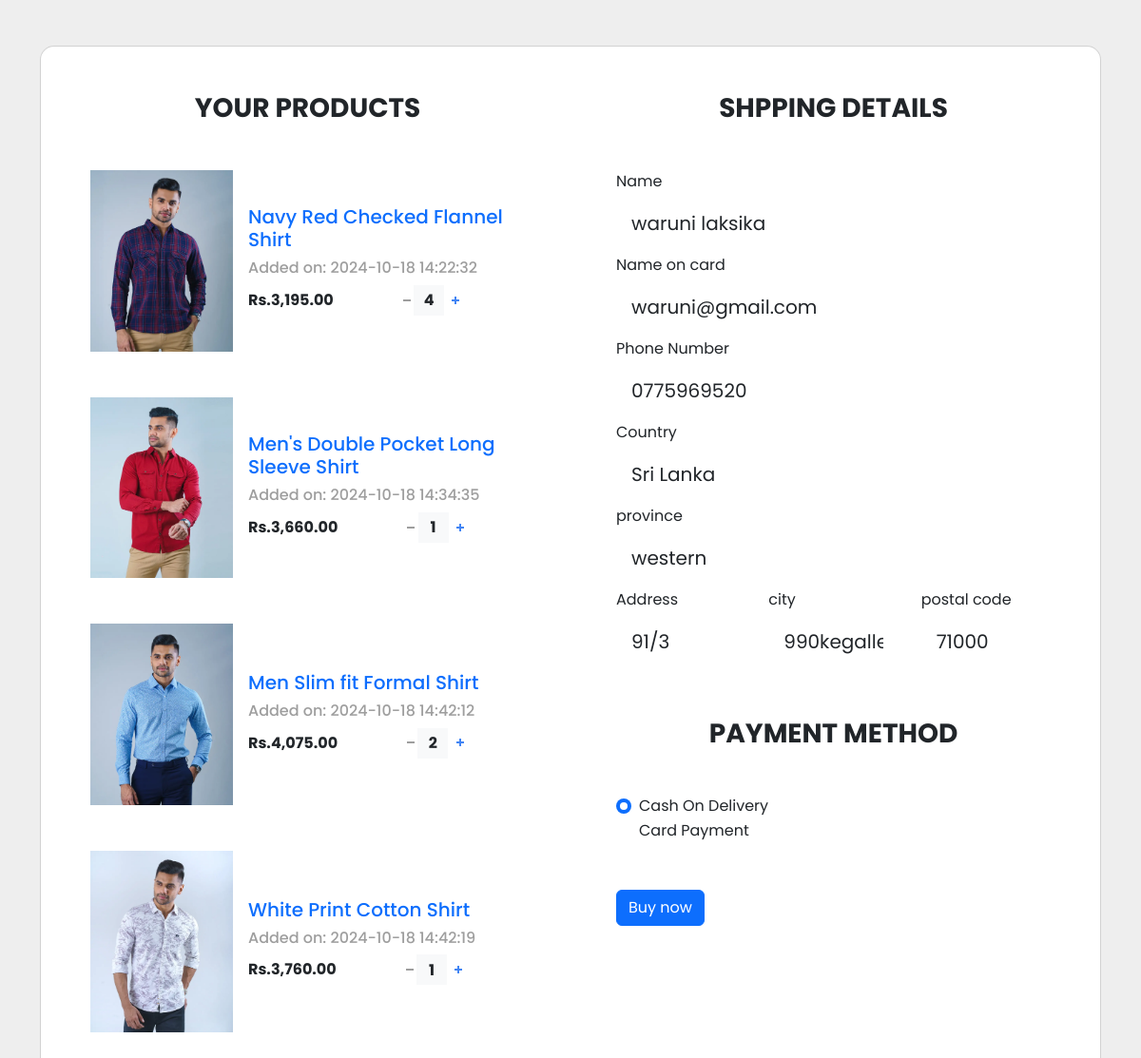
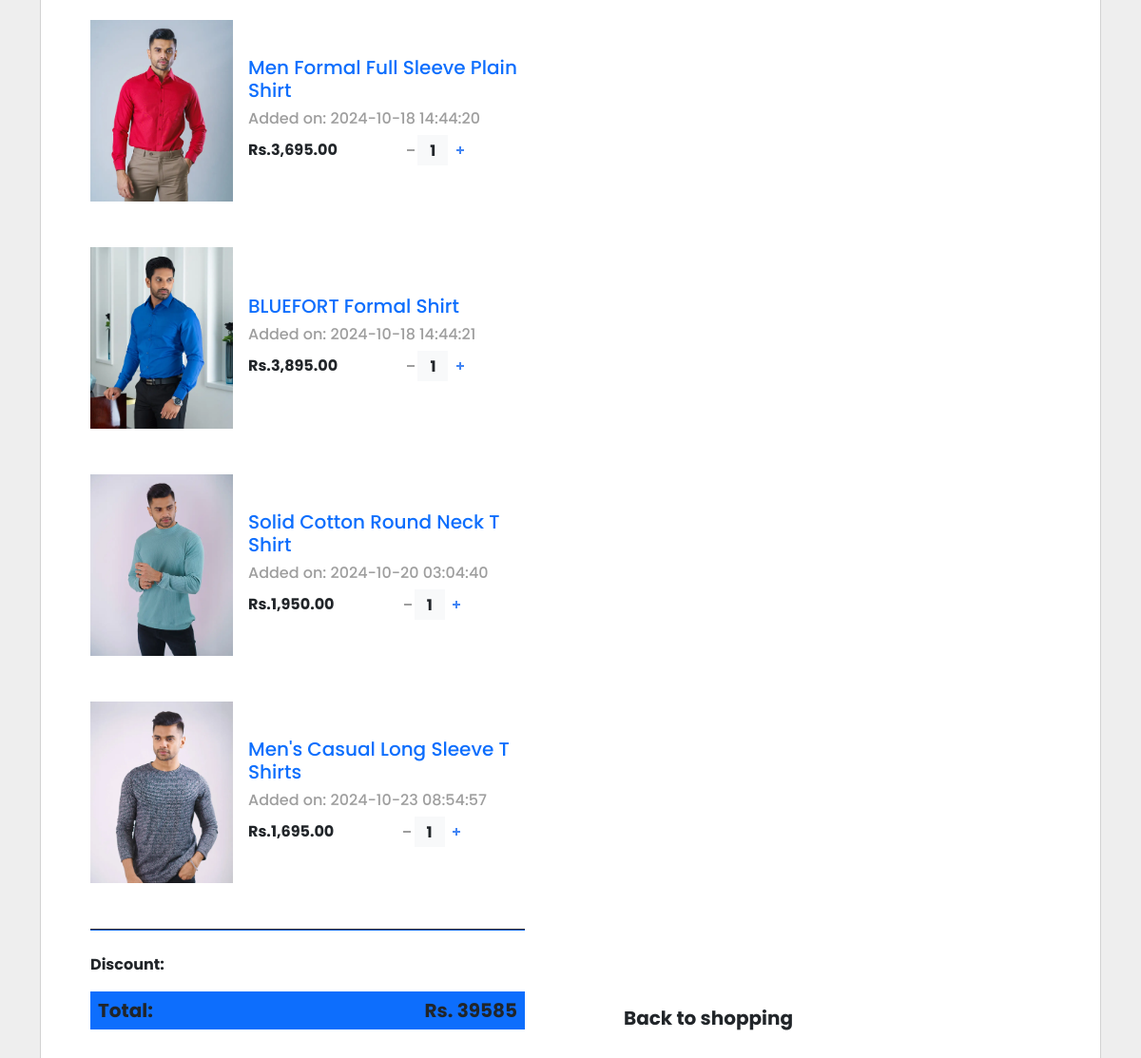
Screenshot of /pages/cart.php (signed in) with the database file from the repository (2 pictures, top to bottom).
### tables this page shows
CREATE TABLE `cart` (
  `cart_id` int NOT NULL AUTO_INCREMENT,
  `user_id` int NOT NULL,
  `product_id` int NOT NULL,
  `quantity` int DEFAULT '1',
  `added_at` timestamp NULL DEFAULT CURRENT_TIMESTAMP,
  PRIMARY KEY (`cart_id`),
  KEY `user_id` (`user_id`),
  KEY `product_id` (`product_id`),
  CONSTRAINT `cart_ibfk_1` FOREIGN KEY (`user_id`) REFERENCES `users` (`user_id`) ON DELETE CASCADE,
  CONSTRAINT `cart_ibfk_2` FOREIGN KEY (`product_id`) REFERENCES `products` (`product_id`) ON DELETE CASCADE
);

CREATE TABLE `products` (
  `product_id` int NOT NULL AUTO_INCREMENT,
  `category_id` int DEFAULT NULL,
  `product_name` varchar(100) DEFAULT NULL,
  `description` text,
  `price` decimal(10,2) DEFAULT NULL,
  `stock_quantity` int DEFAULT NULL,
  `image_url` varchar(255) DEFAULT NULL,
  `created_at` timestamp NULL DEFAULT CURRENT_TIMESTAMP,
  `sku` varchar(100) NOT NULL,
  `subCategory` varchar(45) NOT NULL,
  PRIMARY KEY (`product_id`),
  UNIQUE KEY `sku_UNIQUE` (`sku`)
);

CREATE TABLE `users` (
  `user_id` int NOT NULL AUTO_INCREMENT,
  `first_name` varchar(100) DEFAULT NULL,
  `last_name` varchar(100) DEFAULT NULL,
  `email` varchar(100) DEFAULT NULL,
  `password` varchar(255) DEFAULT NULL,
  `phone_number` varchar(15) DEFAULT NULL,
  `address` text,
  `city` varchar(100) DEFAULT NULL,
  `postal_code` varchar(20) DEFAULT NULL,
  `country` varchar(50) DEFAULT 'Sri Lanka',
  `created_at` timestamp NULL DEFAULT CURRENT_TIMESTAMP,
  `account_status` tinyint(1) NOT NULL DEFAULT '1',
  `province` varchar(45) DEFAULT NULL,
  `roll` varchar(45) DEFAULT 'user',
  `image` varchar(255) DEFAULT NULL,
  PRIMARY KEY (`user_id`),
  UNIQUE KEY `email` (`email`)
);

### pages/cart.php (the view, shortened to what this page needs)
<?php
include_once "../inc/db.php";
$userID = $_SESSION["user_id"];
$total = 0;
?>
<!doctype html>
<html lang="en">
<head>
    <link href="https://cdn.jsdelivr.net/npm/bootstrap@5.3.3/dist/css/bootstrap.min.css" rel="stylesheet">
    <link rel="stylesheet" href="../assets/css/cart.min.css">
    <link rel="stylesheet" href="../assets/css/reset.min.css">
</head>
<body>
    <section class="h-100 h-custom" style="background-color: #eee;">
        <div class="container h-100 py-5">
            <div class="row d-flex justify-content-center align-items-center h-100">
                <div class="col">
                    <div class="card shopping-cart" style="border-radius: 15px;">
                        <div class="card-body">
                            <div class="row">
                                <div class="col-lg-6 px-5 py-4">
                                    <h3 class="mb-5 pt-2 text-center fw-bold text-uppercase">Your products</h3>
                                    <?php
                                    try {
                                        $sql = "
                                                    SELECT c.product_id, c.quantity, c.added_at, p.product_name, p.price, p.image_url
                                                    FROM cart c
                                                    JOIN products p ON c.product_id = p.product_id
                                                    WHERE c.user_id = :user_id
                                                ";
                                        $stmt = $conn->prepare($sql);
                                        $stmt->bindParam(':user_id', $userID, PDO::PARAM_INT);
                                        $stmt->execute();
                                        $cartItems = $stmt->fetchAll(PDO::FETCH_ASSOC);
                                        if (count($cartItems) > 0) {
                                            foreach ($cartItems as $item) {
                                                $itemTotal = $item['price'] * $item['quantity'];
                                                $total += $itemTotal;
                                                echo '
                                                    <div class="d-flex align-items-center mb-5">
                                                        <div class="flex-shrink-0">
                                                            <img src="../assets/img/' . htmlspecialchars($item['image_url']) . '" class="img-fluid" style="width: 150px;" alt="Product image">
                                                        </div>
                                                        <div class="flex-grow-1 ms-3">
                                                            <a href="#!" class="float-end"><i class="fas fa-times"></i></a>
                                                            <h5 class="text-primary">' . htmlspecialchars($item['product_name']) . '</h5>
                                                            <h6 style="color: #9e9e9e;">Added on: ' . htmlspecialchars($item['added_at']) . '</h6>
                                                            <div class="d-flex align-items-center">
                                                                <p class="fw-bold mb-0 me-5 pe-3">Rs.' .  number_format($item['price'], 2) . '</p>
                                                                <div class="def-number-input number-input safari_only">
                                                                    <button data-mdb-button-init onclick="this.parentNode.querySelector(\'input[type=number]\').stepDown()" class="minus"></button>
                                                                    <input class="quantity fw-bold bg-body-tertiary text-body" min="0" name="quantity" value="' . htmlspecialchars($item['quantity']) . '" type="number">
                                                                    <button data-mdb-button-init onclick="this.parentNode.querySelector(\'input[type=number]\').stepUp()" class="plus"></button>
                                                                </div>
                                                            </div>
                                                        </div>
                                                    </div>';
                                            }
                                        } else {
                                            echo '<p>Your cart is empty.</p>';
                                        }
                                    } catch (PDOException $e) {
                                        echo "Error: " . $e->getMessage();
                                    }
                                    ?>
                                    <hr class="mb-4" style="height: 2px; background-color: #1266f1; opacity: 1;">
                                    <div class="d-flex justify-content-between px-x">
                                        <p class="fw-bold">Discount:</p>
                                    </div>
                                    <div class="d-flex justify-content-between p-2 mb-2 bg-primary">
                                        <h5 class="fw-bold mb-0">Total:</h5>
                                        <h5 class="fw-bold mb-0">Rs.
                                            <?php
                                            echo $total;
                                            ?>
                                        </h5>
                                    </div>
                                </div>
                                <?php
                                try {
                                    $sql = "SELECT * FROM users WHERE user_id = :user_id";
                                    $stmt = $conn->prepare($sql);
                                    $stmt->bindParam(':user_id', $userID, PDO::PARAM_INT);
                                    $stmt->execute();
                                    $userDetails = $stmt->fetch(PDO::FETCH_ASSOC);
                                    if ($userDetails) { ?>
                                        <div class="col-lg-6 px-5 py-4">
                                            <h3 class="mb-5 pt-2 text-center fw-bold text-uppercase">Shpping Details</h3>
                                            <form class="mb-5">
                                                <div data-mdb-input-init class="form-outline mb-2">
                                                    <label class="form-label" for="typeText">Name </label>
                                                    <input type="text" id="typeText" class="form-control form-control-lg" siez="17"
                                                        value="<?php echo $userDetails["first_name"] . " " . $userDetails["last_name"] ?>" />
                                                </div>
                                                <div data-mdb-input-init class="form-outline mb-2">
                                                    <label class="form-label" for="typeName">Name on card</label>
                                                    <input type="text" id="typeName" class="form-control form-control-lg" siez="17"
                                                        value="<?php echo $userDetails["email"] ?>" />
                                                </div>
                                                <div data-mdb-input-init class="form-outline mb-2">
                                                    <label class="form-label" for="typeName">Phone Number</label>
                                                    <input type="text" id="typeName" class="form-control form-control-lg" siez="17"
                                                        value="<?php echo $userDetails["phone_number"] ?>" />
                                                </div>
                                                <div data-mdb-input-init class="form-outline mb-2">
                                                    <label class="form-label" for="typeName">Country</label>
                                                    <input type="text" id="typeName" class="form-control form-control-lg" siez="17"
                                                        value="<?php echo $userDetails["country"] ?>" />
                                                </div>
                                                <div data-mdb-input-init class="form-outline mb-2">
                                                    <label class="form-label" for="typeName">province</label>
                                                    <input type="text" id="typeName" class="form-control form-control-lg" siez="17"
                                                        value="<?php echo $userDetails["province"] ?>" />
                                                </div>
                                                <div class="row">
                                                    <div class="col-md-4 mb-5">
                                                        <div data-mdb-input-init class="form-outline">
                                                            <label class="form-label" for="typeExp">Address</label>
                                                            <input type="text" id="typeExp" class="form-control form-control-lg" value="<?php echo $userDetails["address"] ?>"
                                                                size="7" id="exp" />
                                                        </div>
                                                    </div>
                                                    <div class="col-md-4 mb-5">
                                                        <div data-mdb-input-init class="form-outline">
                                                            <label class="form-label" for="typeText">city</label>
                                                            <input type="text" id="typeText" class="form-control form-control-lg"
                                                                value="<?php echo $userDetails["city"] ?>" size="1" />
                                                        </div>
                                                    </div>
                                                    <div class="col-md-4 mb-5">
                                                        <div data-mdb-input-init class="form-outline">
                                                            <label class="form-label" for="typeText">postal code</label>
                                                            <input type="text" id="typeText" class="form-control form-control-lg"
                                                                value="<?php echo $userDetails["postal_code"] ?>" size="1" />
                                                        </div>
                                                    </div>
                                                </div>
                                                <div>
                                                    <div>
                                            </form>
                                            <form action="../inc/handlers/process_payment.php" method="POST">
                                                <h3 class="mb-5 pt-2 text-center fw-bold text-uppercase">Payment Method</h3>
                                                <div class="form-check">
                                                    <input class="form-check-input" type="radio" name="paymentMethod" id="cashOnDelivery" value="Cash On Delivery" required checked>
                                                    <label class="form-check-label" for="cashOnDelivery">
                                                        Cash On Delivery
                                                    </label>
                                                </div>
                                                <div class="form-check">
                                                    <input class="form-check-input" type="radio" name="paymentMethod" id="cardPayment" value="Card Payment" required>
                                                    <label class="form-check-label" for="cardPayment">
                                                        Card Payment
                                                    </label>
                                                </div>
                                                <button type="submit" class="mt-5 btn btn-primary btn-block">Buy now</button>
                                            </form>
                                            <h5 class="fw-bold mb-5" style="position: absolute; bottom: 0;">
                                                <a href="../index.php"><i class="fas fa-angle-left me-2"></i>Back to shopping</a>
                                            </h5>
                                        </div>
                                <?php
                                    } else {
                                        echo "No user found with this ID.";
                                    }
                                } catch (PDOException $e) {
                                    echo "Error: " . $e->getMessage();
                                }
                                ?>
                            </div>
                        </div>
                    </div>
                </div>
            </div>
        </div>
    </section>
</body>
</html>

### rows the page displays
cart: product.image_url (picture), product.product_name "Navy Red Checked Flannel Shirt", added_at "2024-10-18 14:22:32", product.price "3,195.00", quantity "4"
cart: product.image_url (picture), product.product_name "Men's Double Pocket Long Sleeve Shirt", added_at "2024-10-18 14:34:35", product.price "3,660.00", quantity "1"
cart: product.image_url (picture), product.product_name "Men Slim fit Formal Shirt", added_at "2024-10-18 14:42:12", product.price "4,075.00", quantity "2"
cart: product.image_url (picture), product.product_name "White Print Cotton Shirt", added_at "2024-10-18 14:42:19", product.price "3,760.00", quantity "1"
cart: product.image_url (picture), product.product_name "Men Formal Full Sleeve Plain Shirt", added_at "2024-10-18 14:44:20", product.price "3,695.00", quantity "1"
cart: product.image_url (picture), product.product_name "BLUEFORT Formal Shirt", added_at "2024-10-18 14:44:21", product.price "3,895.00", quantity "1"
cart: product.image_url (picture), product.product_name "Solid Cotton Round Neck T Shirt", added_at "2024-10-20 03:04:40", product.price "1,950.00", quantity "1"
cart: product.image_url (picture), product.product_name "Men's Casual Long Sleeve T Shirts", added_at "2024-10-23 08:54:57", product.price "1,695.00", quantity "1"
users: first_name+last_name "waruni laksika", email "waruni@gmail.com", phone_number "0775969520", country "Sri Lanka", province "western", address "91/3", city "990kegalle", postal_code "71000"

### other values shown
$total "39585"
